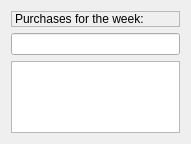
                 <widget class="QWidget" name="tboxPageBuyWeek">
                  <property name="geometry">
                   <rect>
                    <x>0</x>
                    <y>0</y>
                    <width>191</width>
                    <height>144</height>
                   </rect>
                  </property>
                  <attribute name="label">
                   <string>Purchase</string>
                  </attribute>
                  <layout class="QVBoxLayout" name="verticalLayout_23">
                   <item>
                    <widget class="QLabel" name="lblCalPriceBuyWeek">
                     <property name="frameShape">
                      <enum>QFrame::StyledPanel</enum>
                     </property>
                     <property name="frameShadow">
                      <enum>QFrame::Raised</enum>
                     </property>
                     <property name="text">
                      <string>Purchases for the week:</string>
                     </property>
                    </widget>
                   </item>
                   <item>
                    <widget class="vmLineEdit" name="txtCalPriceBuyWeek">
                     <property name="font">
                      <font>
                       <weight>75</weight>
                       <bold>true</bold>
                      </font>
                     </property>
                     <property name="readOnly">
                      <bool>true</bool>
                     </property>
                    </widget>
                   </item>
                   <item>
                    <widget class="vmListWidget" name="lstCalBuysWeek"/>
                   </item>
                  </layout>
                 </widget>
